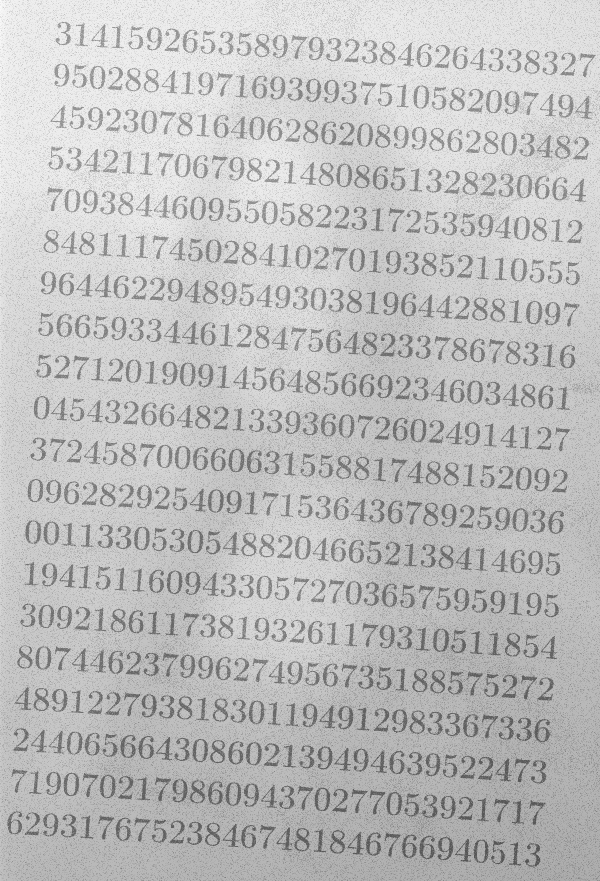
#> input picture morphological_operators/images/flou_test.png, 600 x 881 px
$ python top_bottom_hat.py
#> lines starting #> are read from the running program, lines starting #| are printed output that depends on the picture; after the words box and inside, x2 and y2 are one past the last pixel; in counts of white or black regions, pixels touching at a corner belong together
import cv2 as cv
import numpy as np
import matplotlib.pyplot as plt
from skimage.morphology import skeletonize, medial_axis

I = cv.imread('images/flou_test.png', cv.IMREAD_GRAYSCALE)
#> I is the input picture: shape (881, 600); min 85, max 251, mean 190.6

#Rendre l'image en binaire
_, I2 = cv.threshold(I, 0, 255, cv.THRESH_BINARY | cv.THRESH_OTSU)
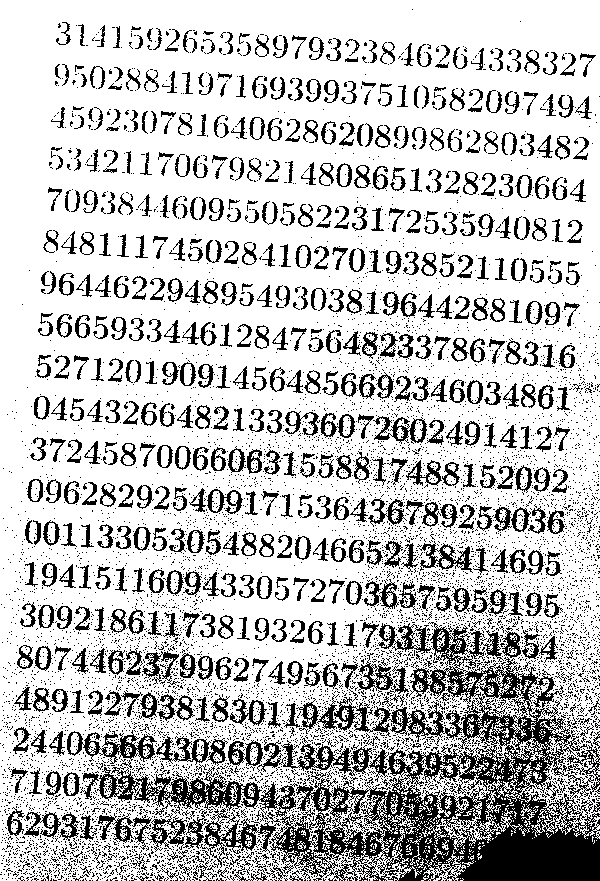
#> I2: shape (881, 600); 76.2% white; 8133 black regions (7528 under 20 px), largest, box (x1, y1, x2, y2) and area: (97, 622, 600, 881) 34148, (183, 808, 281, 868) 1560, (257, 740, 373, 776) 1432

#Appliquer le top-hat sur l'image
kernel = cv.getStructuringElement(cv.MORPH_RECT, (12, 12))
I3 = cv.morphologyEx(I, cv.MORPH_TOPHAT, kernel)
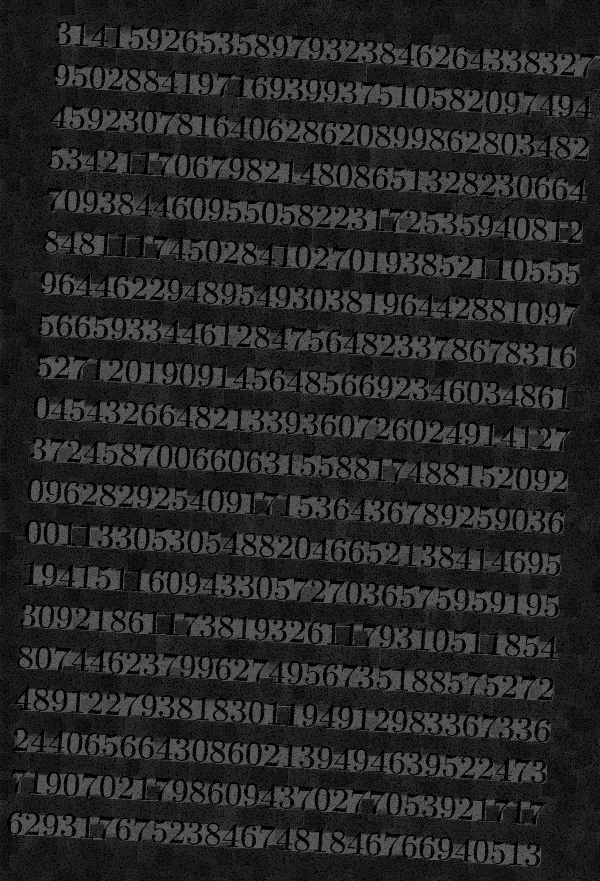
#> I3: shape (881, 600); min 0, max 90, mean 38.2

#Render l'image top-hat en binaire
_, I4 = cv.threshold(I3, 0, 255, cv.THRESH_BINARY | cv.THRESH_OTSU)
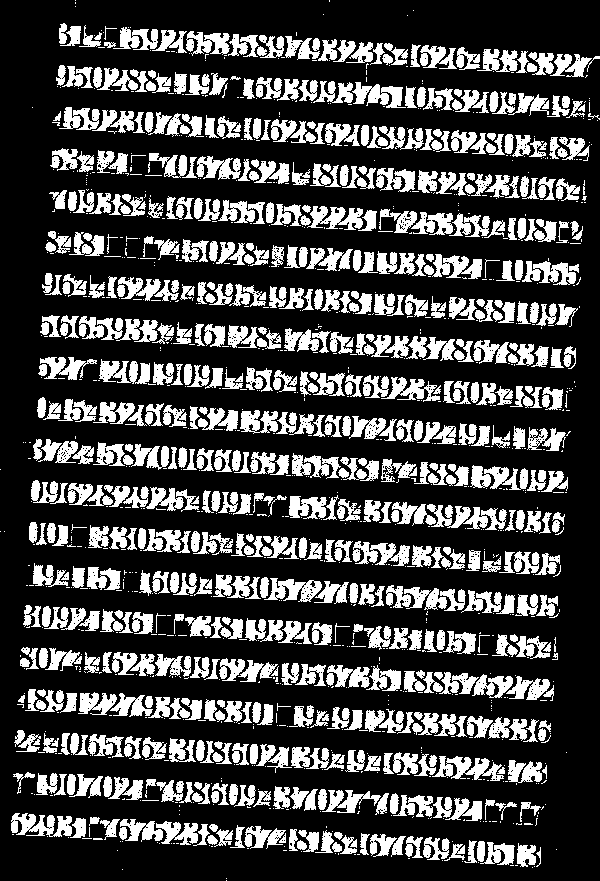
#> I4: shape (881, 600); 27.3% white; 1407 white regions (754 under 20 px), largest, box (x1, y1, x2, y2) and area: (427, 504, 507, 530) 1091, (11, 813, 72, 837) 913, (432, 756, 504, 781) 912

plt.figure(figsize=(10, 4))
plt.subplot(141)
plt.imshow(I, cmap='gray')
plt.title('Originale I')
plt.axis('off')
plt.subplot(142)
plt.imshow(I2, cmap='gray')
plt.title('Binaire I2')
plt.axis('off')
plt.subplot(143)
plt.imshow(I3, cmap='gray')
plt.title('Top-hat I3')
plt.axis('off')
plt.subplot(144)
plt.imshow(I4, cmap='gray')
plt.title('Binaire de Top-hat I4')
plt.axis('off')
plt.show()
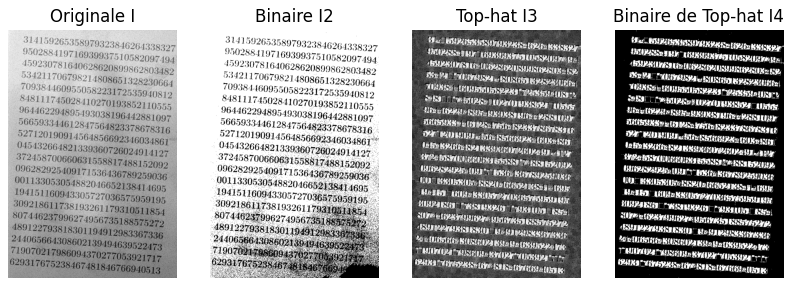
#> figure drawn by matplotlib, 4 panels

cv.waitKey(0)
cv.destroyAllWindows()
